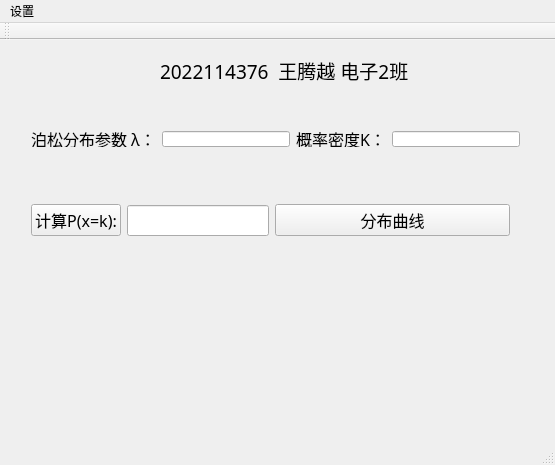
<?xml version="1.0" encoding="UTF-8"?>
<ui version="4.0">
 <class>MainWindow</class>
 <widget class="QMainWindow" name="MainWindow">
  <property name="geometry">
   <rect>
    <x>0</x>
    <y>0</y>
    <width>555</width>
    <height>465</height>
   </rect>
  </property>
  <property name="windowTitle">
   <string>泊松分布</string>
  </property>
  <widget class="QWidget" name="centralWidget">
   <widget class="QLabel" name="label">
    <property name="geometry">
     <rect>
      <x>160</x>
      <y>10</y>
      <width>301</width>
      <height>41</height>
     </rect>
    </property>
    <property name="font">
     <font>
      <family>宋体</family>
      <pointsize>14</pointsize>
     </font>
    </property>
    <property name="text">
     <string>2022114376  王腾越 电子2班</string>
    </property>
    <property name="scaledContents">
     <bool>false</bool>
    </property>
   </widget>
   <widget class="QWidget" name="widget" native="true">
    <property name="geometry">
     <rect>
      <x>10</x>
      <y>60</y>
      <width>541</width>
      <height>161</height>
     </rect>
    </property>
    <property name="font">
     <font>
      <family>宋体</family>
      <pointsize>12</pointsize>
     </font>
    </property>
    <widget class="QWidget" name="widget_2" native="true">
     <property name="geometry">
      <rect>
       <x>10</x>
       <y>20</y>
       <width>511</width>
       <height>38</height>
      </rect>
     </property>
     <layout class="QHBoxLayout" name="horizontalLayout">
      <item>
       <widget class="QLabel" name="label_2">
        <property name="text">
         <string>泊松分布参数 λ：</string>
        </property>
       </widget>
      </item>
      <item>
       <widget class="QLineEdit" name="lambda"/>
      </item>
      <item>
       <widget class="QLabel" name="label_3">
        <property name="text">
         <string>概率密度K：</string>
        </property>
       </widget>
      </item>
      <item>
       <widget class="QLineEdit" name="k"/>
      </item>
     </layout>
    </widget>
    <widget class="QWidget" name="widget_3" native="true">
     <property name="geometry">
      <rect>
       <x>10</x>
       <y>80</y>
       <width>501</width>
       <height>81</height>
      </rect>
     </property>
     <layout class="QHBoxLayout" name="horizontalLayout_2" stretch="0,0,3">
      <item>
       <widget class="QPushButton" name="pushButton">
        <property name="text">
         <string>计算P(x=k):</string>
        </property>
       </widget>
      </item>
      <item>
       <widget class="QLineEdit" name="cal"/>
      </item>
      <item>
       <widget class="QPushButton" name="pushButton_2">
        <property name="text">
         <string>分布曲线</string>
        </property>
       </widget>
      </item>
     </layout>
    </widget>
   </widget>
  </widget>
  <widget class="QMenuBar" name="menuBar">
   <property name="geometry">
    <rect>
     <x>0</x>
     <y>0</y>
     <width>555</width>
     <height>23</height>
    </rect>
   </property>
   <widget class="QMenu" name="menu">
    <property name="title">
     <string>设置</string>
    </property>
    <addaction name="color"/>
   </widget>
   <addaction name="menu"/>
  </widget>
  <widget class="QToolBar" name="mainToolBar">
   <attribute name="toolBarArea">
    <enum>TopToolBarArea</enum>
   </attribute>
   <attribute name="toolBarBreak">
    <bool>false</bool>
   </attribute>
  </widget>
  <widget class="QStatusBar" name="statusBar"/>
  <action name="color">
   <property name="text">
    <string>颜色</string>
   </property>
  </action>
 </widget>
 <layoutdefault spacing="6" margin="11"/>
 <resources/>
 <connections/>
</ui>
